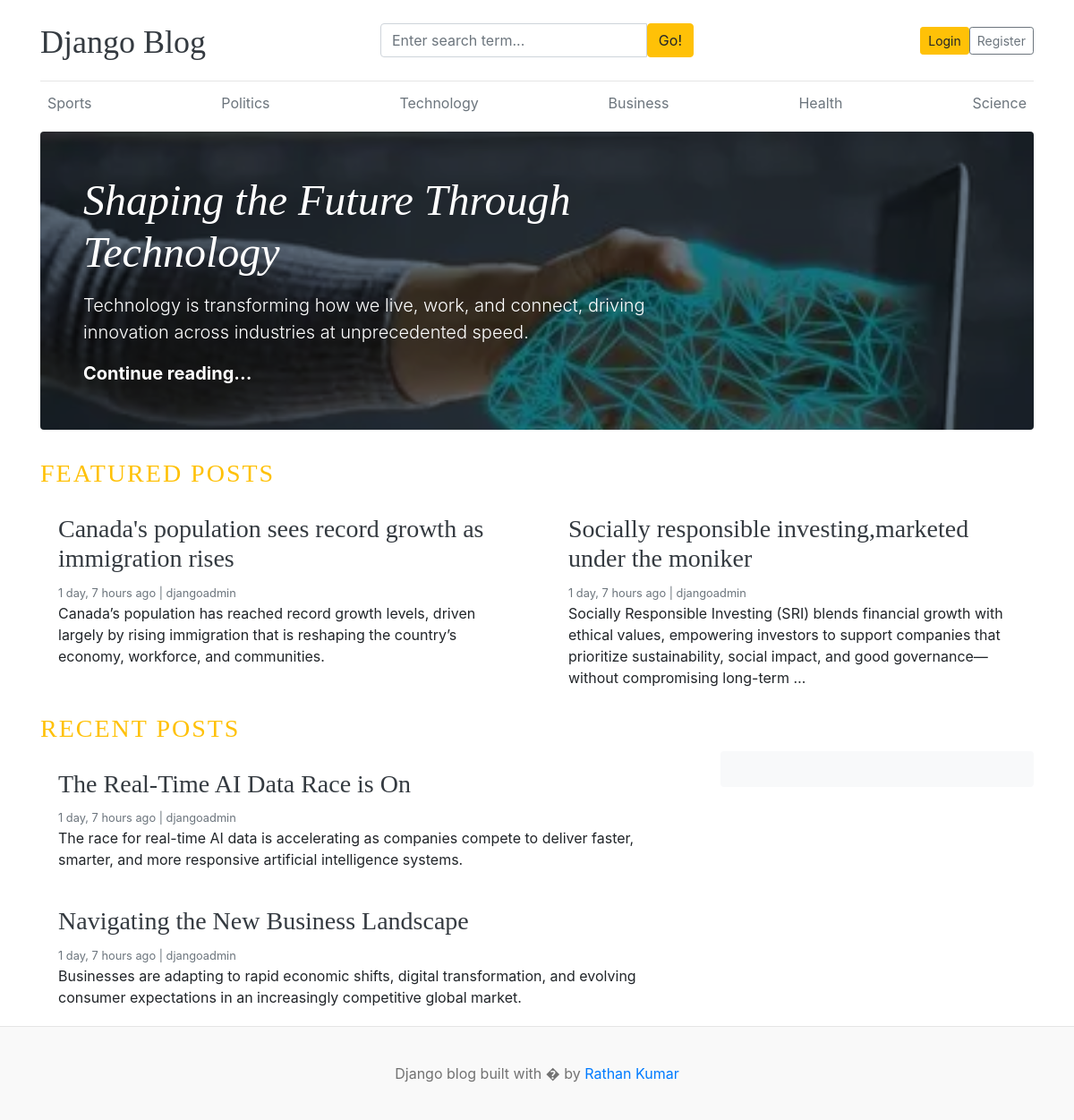
The app's page /, older data.
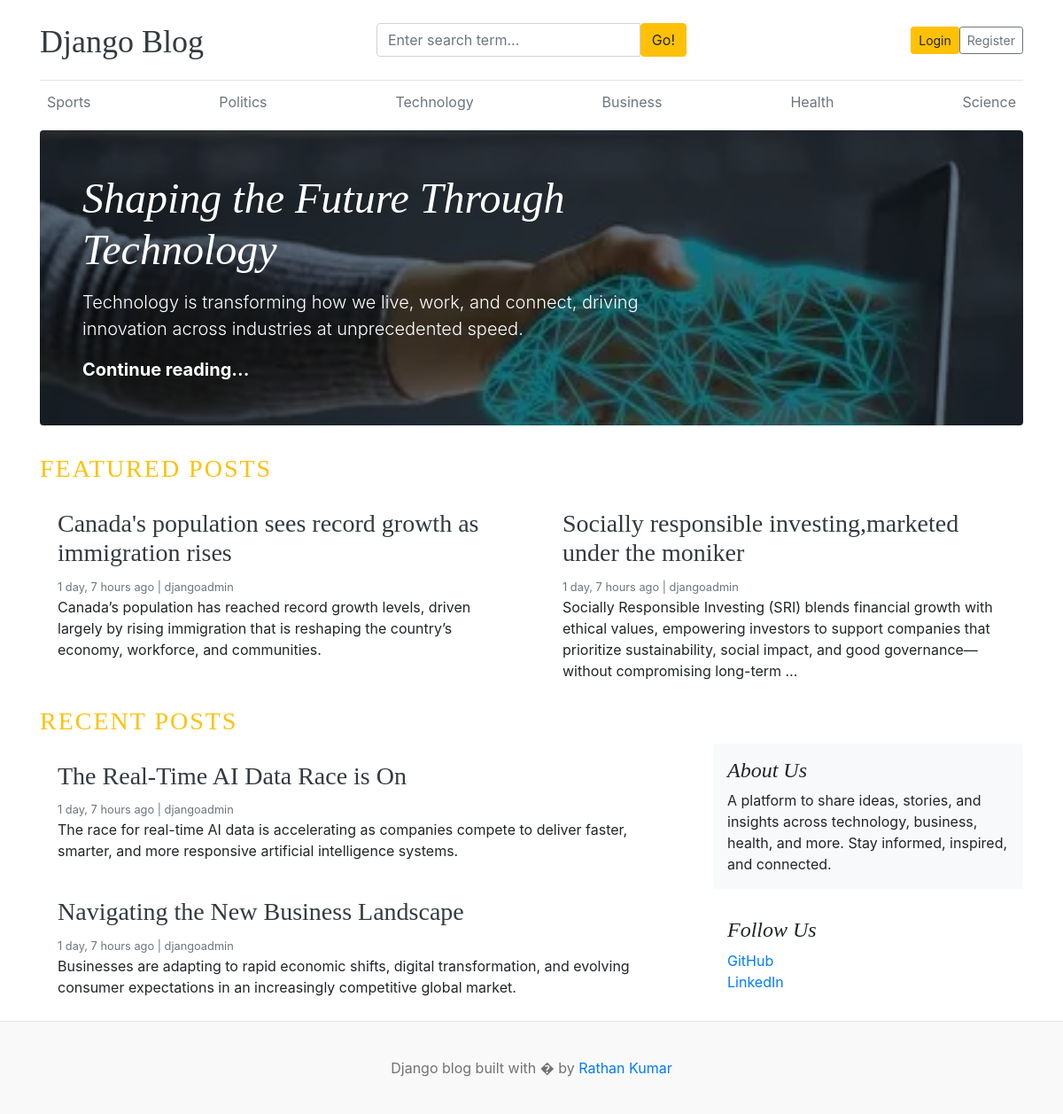
The same page, newer data.
### blogs/models.py (models this page shows, shortened)
class Category(models.Model):
    category_name = models.CharField(max_length=50,unique=True)
    created_at = models.DateTimeField(auto_now_add=True)
    updated_at = models.DateTimeField(auto_now=True)
    class Meta:
        verbose_name_plural = 'categories'
    def __str__(self):
        return self.category_name

class Blog(models.Model):
    title = models.CharField(max_length=100,)
    slug = models.SlugField(max_length=150,unique=True,blank=True)
    category = models.ForeignKey(Category,on_delete=models.CASCADE)
    author = models.ForeignKey(User,on_delete=models.CASCADE) # if user deleted the blog related to this user also deleted
    featured_image = models.ImageField(upload_to='uploads/%Y%m%d')
    short_description = models.TextField(max_length=500)
    blog_body = models.TextField(max_length=2000)
    status= models.CharField(max_length=20,choices=STATUS_CHOICES,default ="Draft")
    is_featured = models.BooleanField(default=False)
    created_at = models.DateTimeField(auto_now_add=True)
    updated_at = models.DateTimeField(auto_now=True)
    class Meta:
        verbose_name_plural = 'blogs'

### about/models.py (models this page shows, shortened)
class About(models.Model):
    about_heading = models.CharField(max_length=25)
    about_description = models.TextField(max_length=255)
    created_at = models.DateTimeField(auto_now_add =True)
    updated_at = models.DateTimeField(auto_now=True)
    class Meta:
        verbose_name_plural = 'about'

class SocialLink(models.Model):
    platform= models.CharField(max_length=25)
    link = models.URLField(max_length=100)
    created_at = models.DateTimeField(auto_now_add =True)
    updated_at = models.DateTimeField(auto_now=True)
    class Meta:
        verbose_name_plural = 'sociallink'

### blog_main/views.py (the view)
# urls.py: 2. Add a URL to urlpatterns:  path('', views.home, name='home')
def home(request):
    print("home view is called")
    categories = Category.objects.all()   # we have declared category as nav bar using context
    print("categories",categories)
    featured_post = Blog.objects.filter(is_featured=True,status ='Published').order_by('updated_at')
    posts = Blog.objects.filter(is_featured=False,status='Published')
    try:
        about = About.objects.get()
    except:
        about = None
    context = {
        'categories':categories,   # we have declared category as nav bar using context
        'featured_post':featured_post,
        'posts':posts,
        'about':about,
    }
    return render(request,'home.html',context)

### blogs/context_processors.py (called while the page is built)
def get_categories(request):
    categories = Category.objects.all()
    return dict(categories = categories)

def get_social_links(request):
    social_links = SocialLink.objects.all()
    return dict(social_links = social_links)

### templates/home.html
{%extends 'base.html'%}
{% load static %}
{%block content%}
{% for post in featured_post %}
  {% if forloop.first %}
      <div class="jumbotron p-3 p-md-5 text-white rounded bg-dark" style="background-image: url({{post.featured_image.url}});background-blend-mode: overlay;background-size:cover;">
        <div class="col-md-8 px-0">
          <h1 class="display-4 font-italic">{{post.title}}</h1>
          <p class="lead my-3">{{post.short_description }}</p>
          <p class="lead mb-0"><a href="{% url 'blogs' post.slug %}" class="text-white font-weight-bold">Continue reading...</a></p>
        </div>
      </div>
  {%endif%}
{%endfor%}
<h3 class="text-uppercase text-warning" style="letter-spacing :2px;">Featured Posts</h3>
  <div class="row mb-2">
    {% for post in featured_post %}
      {% if not forloop.first %}
        <div class="col-md-6">
          <div class="card border-0" >
            <div class="card-body">
              <h3><a href = "{% url 'blogs' post.slug%}" class="text-dark">{{post.title}}</a></h3>
              <small class="mb-1 text-muted">{{post.created_at | timesince}} ago | {{post.author}}</small>
              <p class="card-text">{{post.short_description | truncatewords:25 }}</p>
            </div>
          </div>
        </div>
        {% endif %}
    {% endfor%}
  </div>
<h3 class="text-uppercase text-warning" style="letter-spacing :2px;">Recent Posts</h3>
  <main role="main" class="container p-0">
    <div class="row">
      <div class="col-md-8 blog-main">
        {% for post in posts%}
          <div class="card border-0" >
            <div class="card-body">
              <h3><a href = "{% url 'blogs' post.slug%}" class="text-dark">{{post.title}}</a></h3>
              <small class="mb-1 text-muted">{{post.created_at | timesince}} ago | {{post.author}}</small>
              <p class="card-text">{{post.short_description | truncatewords:25}}</p>
            </div>
          </div>
          {%endfor%}
      </div>
      <aside class="col-md-4 blog-sidebar">
        <div class="p-3 mb-3 bg-light rounded">
          <h4 class="font-italic">{{about.about_heading}}</h4>
          <p class="mb-0">{{about.about_description}}</p>
        </div>
        {% if social_links%}
        <div class="p-3">
          <h4 class="font-italic">Follow Us</h4>
          <ol class="list-unstyled">
            {% for link in social_links %}
            <li><a href="{{link.link}}">{{link.platform}}</a></li>
            {%endfor%}
          </ol>
        </div>
        {%endif%}
      </aside>
    </div>
  </main>
</div>
{%endblock%}

### templates/base.html (shortened to what this page needs)
{% load static %}
<!DOCTYPE html>
<html lang="en">
<head>
    <link href="https://getbootstrap.com/docs/4.0/dist/css/bootstrap.min.css" rel="stylesheet">
    <link href="{% static 'css/blog.css' %}" rel="stylesheet">
  </head>
<body>
   <div class="container">
    <header class="blog-header py-3">
        <div class="row flex-nowrap justify-content-between align-items-center">
            <div class="col-4 pt-1">
                <a class="blog-header-logo text-dark" href="/">Django Blog</a>
            </div>
            <div class="col-md-4">
                <form action="{% url 'search' %}" method="GET">
                <div class="input-group">
                    <input class="form-control" type="text" name="keyword" value="{{keyword}}" placeholder="Enter search term..."/>
                    <button class="btn btn-warning" type="submit">Go!</button>
                </div>
                </form>
            </div>
      <div class="col-4 d-flex justify-content-end align-items-center">
        {%if not user.is_authenticated%}
        <a class="btn btn-sm btn-warning" href="{% url 'login' %}">Login</a>
        <a class="btn btn-sm btn-outline-secondary" href="{% url 'register' %}">Register</a>
        {%else%}
        <span>You are logged in as {{user}}</span>
        &emsp;
        <span><a href="{%url 'logout'%}">Logout</a></span>
        {%endif%}
      </div>
    </div>
  </header>
      <div class="nav-scroller py-1 mb-2">
        <nav class="nav d-flex justify-content-between">
          {% for cat in categories%}
          <a class="p-2 text-muted" href="{% url 'post_by_category' cat.id%}">{{cat.category_name}}</a>
          {%endfor%}
        </nav>
      </div>
{%block content%}
{%endblock%}
<footer class="blog-footer">
  <p>Django blog built with � by <a href="#">Rathan Kumar</a></p>
</footer>
</body>
</html>

Row changes from the older to the newer data that the page shows:
added About: about_heading "About Us", about_description "A platform to share ideas, stories, and insights across technology, business, health, and more. Stay informed, inspired, and connected."
added SocialLink: platform "GitHub"
added SocialLink: platform "LinkedIn"
Text that changed along with them:
text now shown: "Follow Us"
